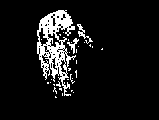
#> input picture morphologicalOperations/palm.bmp, 159 x 120 px
$ python morphology.py
#> lines starting #> are read from the running program, lines starting #| are printed output that depends on the picture; after the words box and inside, x2 and y2 are one past the last pixel; in counts of white or black regions, pixels touching at a corner belong together
import cv2
import numpy as np
import matplotlib.pyplot as plt

def main():
    img = cv2.imread("palm.bmp")
#> img is the input picture: shape (120, 159, 3); 8.5% white; 32 white regions (29 under 20 px), largest, box (x1, y1, x2, y2) and area: (37, 10, 76, 96) 1378, (77, 24, 93, 44) 79, (67, 38, 79, 54) 61
    I = cv2.cvtColor(img, cv2.COLOR_BGR2GRAY)
    (ht, width) = I.shape
#> ht = 120; width = 159
    se_s = [(-1,-1),(-1, 0), (-1,1),
            (0, -1), (0,0), (0,1),
            (1, -1), (1, 0), (1,1)]
    se = [(-2, -2), (-2, -1), (-2, 0), (-2, 1), (-2, 2),
        (-1, -2), (-1,-1),(-1, 0), (-1,1),(-1, 2),
        (0, -2), (0, -1), (0,0), (0,1), (0, 2),
        (1, -2), (1, -1), (1, 0), (1,1), (1, 2),
        (2, -2), (2, -1), (2, 0), (2, 1), (2, 2)]
    E = Erosion(I, se_s)
    D = Dilation(I, se)
    O = Opening(I, se_s)
    C = Closing(I, se)
    B = Boundary(C, se)
    f, axarr = plt.subplots(2,3)
    axarr[0, 0].imshow(I)
    axarr[0, 1].imshow(E)
    axarr[0, 2].imshow(D)
    axarr[1, 0].imshow(O)
    axarr[1, 1].imshow(C)
    axarr[1, 2].imshow(B)
    plt.show()

    cv2.waitKey(0)
    cv2.destroyAllWindows()

def Erosion(I, SE):
    (ht, width) = I.shape
#> ht = 120; width = 159
    L = np.zeros((ht, width), dtype=np.uint8)
    for u in range(2,ht-2):
        for v in range(2,width-2):
            flag = False
            for s in SE:
                if I[u+s[0], v+s[1]] == 0:
                    flag = True
            if flag == False:
                L[u, v] = I[u, v]
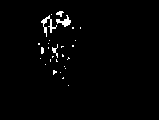
#> L: shape (120, 159); 1.7% white in thin lines or dots, all inside (x1, y1, x2, y2) = (38, 11, 81, 86)
    return L


def Dilation(I, SE):
    (ht, width) = I.shape
#> ht = 120; width = 159
    L = np.zeros((ht, width), dtype=np.uint8)
    for u in range(ht):
        for v in range(width):
            if I[u, v] > 0:
                for s in SE:
                    L[u+s[0], v+s[1]] = I[u, v]
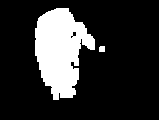
#> L: shape (120, 159); 18.7% white; 2 white regions, box (x1, y1, x2, y2) and area: (35, 8, 95, 100) 3534, (99, 46, 105, 52) 35
    return L

def Opening(I, SE):
    eroded = Erosion(I, SE)
    result = Dilation(eroded, SE)
#> after the loop in Dilation (call 2), `for u in range(ht):`:
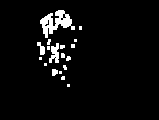
#> L: shape (120, 159); 4.5% white; 18 white regions (13 under 20 px), largest, box (x1, y1, x2, y2) and area: (40, 10, 75, 38) 445, (49, 43, 59, 63) 127, (37, 42, 45, 55) 59, (52, 69, 58, 76) 35, (66, 56, 71, 61) 20
    return result

def Closing(I, SE):
    dilated = Dilation(I, SE)
    result = Erosion(dilated, SE)
#> after the loop in Erosion (call 3), `for u in range(2,ht-2):`:
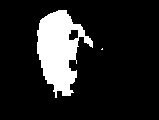
#> L: shape (120, 159); 14.3% white; 2 white regions (1 under 20 px), largest, box (x1, y1, x2, y2) and area: (37, 10, 93, 98) 2734
    return result

def Boundary(I, SE):
    Dilated = Dilation(I, SE)
    closed = Erosion(Dilated, SE)
    eroded = Erosion(I, SE)
#> after the loop in Erosion (call 5), `for u in range(2,ht-2):`:
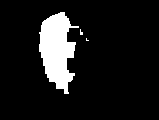
#> L: shape (120, 159); 10.5% white; 3 white regions (2 under 20 px), largest, box (x1, y1, x2, y2) and area: (39, 12, 79, 94) 1990
    result = closed - eroded
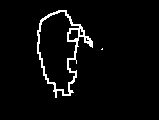
#> result: shape (120, 159); 3.8% white in thin lines or dots, all inside (x1, y1, x2, y2) = (37, 10, 103, 98)
    return result

if __name__ == '__main__':
    main()
